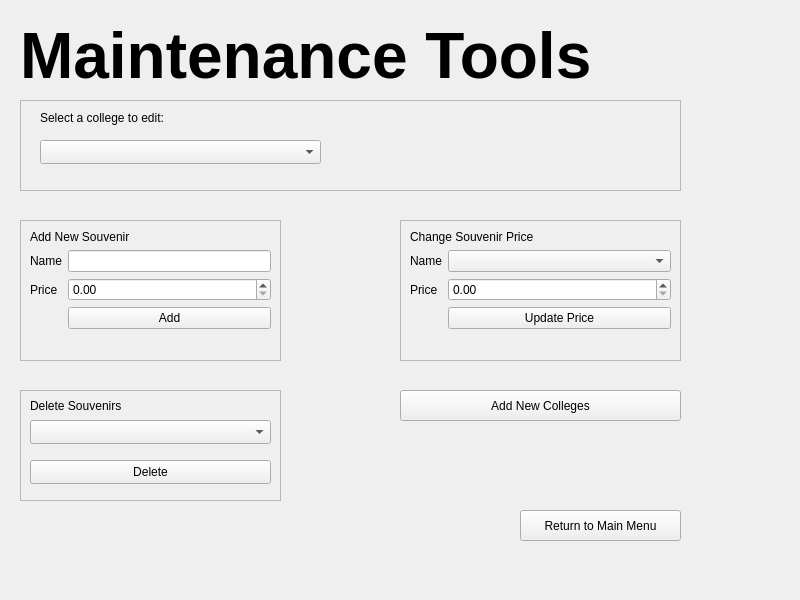
<?xml version="1.0" encoding="UTF-8"?>
<ui version="4.0">
 <class>adminTools</class>
 <widget class="QWidget" name="adminTools">
  <property name="geometry">
   <rect>
    <x>0</x>
    <y>0</y>
    <width>800</width>
    <height>600</height>
   </rect>
  </property>
  <property name="windowTitle">
   <string>Form</string>
  </property>
  <property name="windowOpacity">
   <double>100.000000000000000</double>
  </property>
  <widget class="QFrame" name="frame_4">
   <property name="geometry">
    <rect>
     <x>400</x>
     <y>220</y>
     <width>281</width>
     <height>141</height>
    </rect>
   </property>
   <property name="frameShape">
    <enum>QFrame::StyledPanel</enum>
   </property>
   <property name="frameShadow">
    <enum>QFrame::Sunken</enum>
   </property>
   <property name="lineWidth">
    <number>2</number>
   </property>
   <property name="midLineWidth">
    <number>3</number>
   </property>
   <layout class="QFormLayout" name="formLayout_2">
    <item row="0" column="0" colspan="2">
     <widget class="QLabel" name="label_2">
      <property name="text">
       <string>Change Souvenir Price</string>
      </property>
     </widget>
    </item>
    <item row="1" column="0">
     <widget class="QLabel" name="label_7">
      <property name="text">
       <string>Name</string>
      </property>
     </widget>
    </item>
    <item row="1" column="1">
     <widget class="QComboBox" name="updateNameComboBox"/>
    </item>
    <item row="2" column="0">
     <widget class="QLabel" name="label_8">
      <property name="text">
       <string>Price</string>
      </property>
     </widget>
    </item>
    <item row="2" column="1">
     <widget class="QDoubleSpinBox" name="updatePriceSpinBox"/>
    </item>
    <item row="3" column="1">
     <widget class="QPushButton" name="updatePriceButton">
      <property name="text">
       <string>Update Price</string>
      </property>
     </widget>
    </item>
   </layout>
  </widget>
  <widget class="QFrame" name="frame_2">
   <property name="geometry">
    <rect>
     <x>20</x>
     <y>220</y>
     <width>261</width>
     <height>141</height>
    </rect>
   </property>
   <property name="frameShape">
    <enum>QFrame::StyledPanel</enum>
   </property>
   <property name="frameShadow">
    <enum>QFrame::Sunken</enum>
   </property>
   <property name="lineWidth">
    <number>2</number>
   </property>
   <property name="midLineWidth">
    <number>3</number>
   </property>
   <layout class="QFormLayout" name="formLayout">
    <item row="0" column="0" colspan="2">
     <widget class="QLabel" name="label_3">
      <property name="text">
       <string>Add New Souvenir</string>
      </property>
     </widget>
    </item>
    <item row="1" column="0">
     <widget class="QLabel" name="label_4">
      <property name="text">
       <string>Name</string>
      </property>
     </widget>
    </item>
    <item row="1" column="1">
     <widget class="QLineEdit" name="newSouvenirName"/>
    </item>
    <item row="2" column="0">
     <widget class="QLabel" name="label_5">
      <property name="text">
       <string>Price</string>
      </property>
     </widget>
    </item>
    <item row="2" column="1">
     <widget class="QDoubleSpinBox" name="newPriceBox">
      <property name="maximum">
       <double>1000.000000000000000</double>
      </property>
     </widget>
    </item>
    <item row="3" column="1">
     <widget class="QPushButton" name="addButton">
      <property name="text">
       <string>Add</string>
      </property>
     </widget>
    </item>
   </layout>
  </widget>
  <widget class="QFrame" name="frame_3">
   <property name="geometry">
    <rect>
     <x>20</x>
     <y>390</y>
     <width>261</width>
     <height>111</height>
    </rect>
   </property>
   <property name="frameShape">
    <enum>QFrame::StyledPanel</enum>
   </property>
   <property name="frameShadow">
    <enum>QFrame::Sunken</enum>
   </property>
   <property name="lineWidth">
    <number>2</number>
   </property>
   <property name="midLineWidth">
    <number>3</number>
   </property>
   <widget class="QLabel" name="label_6">
    <property name="geometry">
     <rect>
      <x>10</x>
      <y>5</y>
      <width>241</width>
      <height>21</height>
     </rect>
    </property>
    <property name="text">
     <string>Delete Souvenirs</string>
    </property>
   </widget>
   <widget class="QComboBox" name="deleteComboBox">
    <property name="geometry">
     <rect>
      <x>10</x>
      <y>30</y>
      <width>241</width>
      <height>24</height>
     </rect>
    </property>
   </widget>
   <widget class="QPushButton" name="deleteButton">
    <property name="geometry">
     <rect>
      <x>10</x>
      <y>70</y>
      <width>241</width>
      <height>24</height>
     </rect>
    </property>
    <property name="text">
     <string>Delete</string>
    </property>
   </widget>
  </widget>
  <widget class="QFrame" name="frame">
   <property name="geometry">
    <rect>
     <x>20</x>
     <y>100</y>
     <width>661</width>
     <height>91</height>
    </rect>
   </property>
   <property name="frameShape">
    <enum>QFrame::StyledPanel</enum>
   </property>
   <property name="frameShadow">
    <enum>QFrame::Sunken</enum>
   </property>
   <property name="lineWidth">
    <number>2</number>
   </property>
   <property name="midLineWidth">
    <number>3</number>
   </property>
   <widget class="QLabel" name="label">
    <property name="geometry">
     <rect>
      <x>20</x>
      <y>10</y>
      <width>281</width>
      <height>16</height>
     </rect>
    </property>
    <property name="text">
     <string>Select a college to edit:</string>
    </property>
   </widget>
   <widget class="QComboBox" name="collegeNameEditBox">
    <property name="geometry">
     <rect>
      <x>20</x>
      <y>40</y>
      <width>281</width>
      <height>24</height>
     </rect>
    </property>
   </widget>
  </widget>
  <widget class="QPushButton" name="addCollegesButton">
   <property name="geometry">
    <rect>
     <x>400</x>
     <y>390</y>
     <width>281</width>
     <height>31</height>
    </rect>
   </property>
   <property name="text">
    <string>Add New Colleges</string>
   </property>
  </widget>
  <widget class="QLabel" name="label_9">
   <property name="geometry">
    <rect>
     <x>20</x>
     <y>20</y>
     <width>621</width>
     <height>71</height>
    </rect>
   </property>
   <property name="font">
    <font>
     <pointsize>48</pointsize>
     <bold>true</bold>
    </font>
   </property>
   <property name="text">
    <string>Maintenance Tools</string>
   </property>
  </widget>
  <widget class="QPushButton" name="returnButton">
   <property name="geometry">
    <rect>
     <x>520</x>
     <y>510</y>
     <width>161</width>
     <height>31</height>
    </rect>
   </property>
   <property name="text">
    <string>Return to Main Menu</string>
   </property>
  </widget>
 </widget>
 <resources/>
 <connections/>
</ui>
